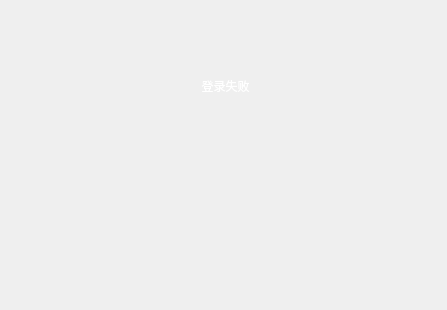
<?xml version="1.0" encoding="UTF-8"?>
<ui version="4.0">
 <class>MessageWidget</class>
 <widget class="QWidget" name="MessageWidget">
  <property name="geometry">
   <rect>
    <x>0</x>
    <y>0</y>
    <width>447</width>
    <height>310</height>
   </rect>
  </property>
  <property name="sizePolicy">
   <sizepolicy hsizetype="Preferred" vsizetype="Preferred">
    <horstretch>0</horstretch>
    <verstretch>0</verstretch>
   </sizepolicy>
  </property>
  <property name="minimumSize">
   <size>
    <width>447</width>
    <height>310</height>
   </size>
  </property>
  <property name="maximumSize">
   <size>
    <width>447</width>
    <height>310</height>
   </size>
  </property>
  <property name="windowTitle">
   <string>Form</string>
  </property>
  <widget class="QLabel" name="label">
   <property name="geometry">
    <rect>
     <x>0</x>
     <y>0</y>
     <width>447</width>
     <height>310</height>
    </rect>
   </property>
   <property name="minimumSize">
    <size>
     <width>447</width>
     <height>310</height>
    </size>
   </property>
   <property name="maximumSize">
    <size>
     <width>447</width>
     <height>310</height>
    </size>
   </property>
   <property name="styleSheet">
    <string notr="true">background-image: url(:/弹窗.png);</string>
   </property>
   <property name="text">
    <string/>
   </property>
  </widget>
  <widget class="QLabel" name="lb_message">
   <property name="geometry">
    <rect>
     <x>10</x>
     <y>40</y>
     <width>431</width>
     <height>91</height>
    </rect>
   </property>
   <property name="styleSheet">
    <string notr="true">font: 75 36pt &quot;Microsoft JhengHei UI&quot;;
color: rgb(255, 255, 255);</string>
   </property>
   <property name="text">
    <string>登录失败</string>
   </property>
   <property name="alignment">
    <set>Qt::AlignCenter</set>
   </property>
  </widget>
  <widget class="QLabel" name="lb_error">
   <property name="geometry">
    <rect>
     <x>10</x>
     <y>140</y>
     <width>431</width>
     <height>81</height>
    </rect>
   </property>
   <property name="styleSheet">
    <string notr="true">font: 75 22pt &quot;Microsoft YaHei UI&quot;;
color: rgb(255, 255, 255);</string>
   </property>
   <property name="text">
    <string/>
   </property>
   <property name="alignment">
    <set>Qt::AlignCenter</set>
   </property>
  </widget>
  <widget class="QPushButton" name="close">
   <property name="geometry">
    <rect>
     <x>391</x>
     <y>12</y>
     <width>40</width>
     <height>40</height>
    </rect>
   </property>
   <property name="minimumSize">
    <size>
     <width>40</width>
     <height>40</height>
    </size>
   </property>
   <property name="maximumSize">
    <size>
     <width>40</width>
     <height>40</height>
    </size>
   </property>
   <property name="styleSheet">
    <string notr="true">QPushButton#close{

background-image:url(:/29.png);
border:none;
font: 75 14pt &quot;Microsoft YaHei UI&quot;;
	color: rgb(255, 255, 255);
}
QPushButton#close:pressed{
background-image: url(:/侧键_关闭弹窗_按下.png);
border:none;
font: 75 14pt &quot;Microsoft YaHei UI&quot;;
color:rgb(255, 255, 255);
}</string>
   </property>
   <property name="text">
    <string/>
   </property>
  </widget>
 </widget>
 <resources/>
 <connections/>
</ui>
